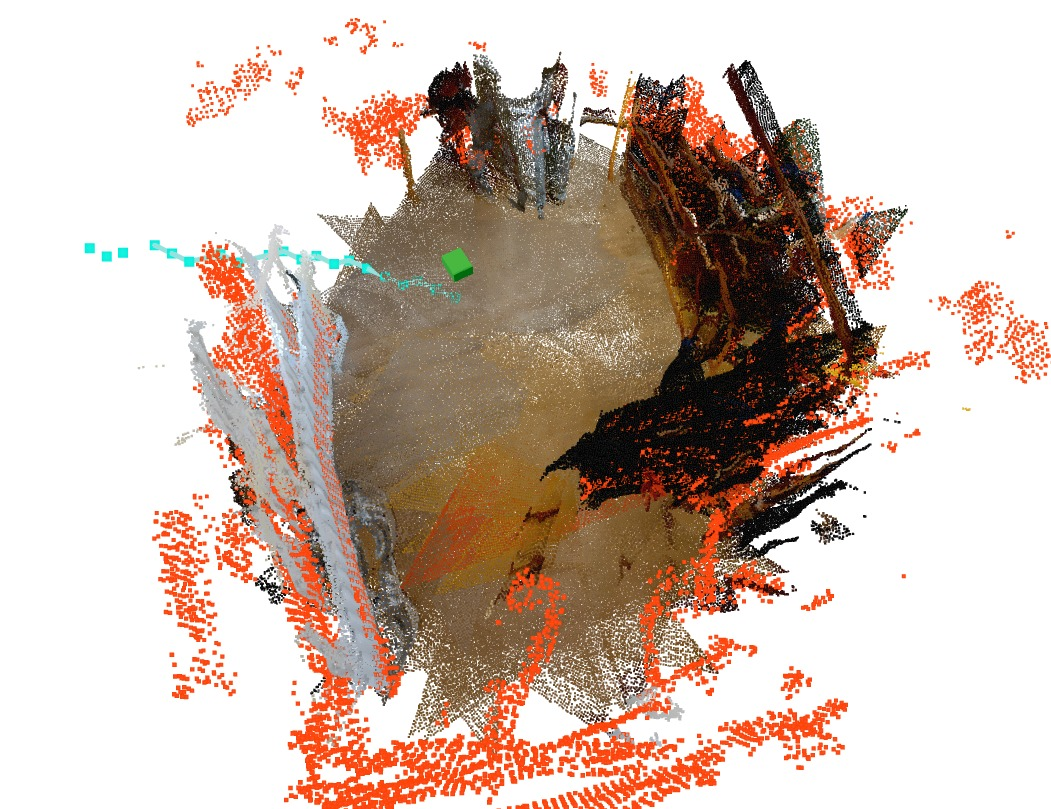
#> input picture imgs/one.jpeg, 1051 x 809 px
$ python -i pointcloud.py   (imports and definitions only)
#> lines starting #> are read from the running program, lines starting #| are printed output that depends on the picture; after the words box and inside, x2 and y2 are one past the last pixel; in counts of white or black regions, pixels touching at a corner belong together
#> further down, picture is the input picture: shape (809, 1051, 3); mean B, G, R 175.5, 186.6, 205.5
"""Point-cloud utilities: voxel downsampling, outlier removal, and masking helpers."""

import cv2
import numpy as np
from scipy.spatial import KDTree

import tequila.config as cfg


# [42 lines left out: functions voxel_downsample_colored, voxel_downsample_pts, sor_colored, sor_pts, not called in this run]


# Masking helpers below aren't used by the default pipeline — kept for
# product-photography / indoor-scene filtering experiments.

def segment_product(bgr: np.ndarray) -> np.ndarray:
    """Foreground mask (255/0) for product photography: flood-fill low-saturation,
    high-value regions from the image border to find background, then dilate."""
    h, w  = bgr.shape[:2]
#> h = 809; w = 1051
    hsv   = cv2.cvtColor(bgr, cv2.COLOR_BGR2HSV)
#> hsv: shape (809, 1051, 3); mean H, S, V 18, 56.7, 206.3
    s, v  = hsv[:, :, 1], hsv[:, :, 2]
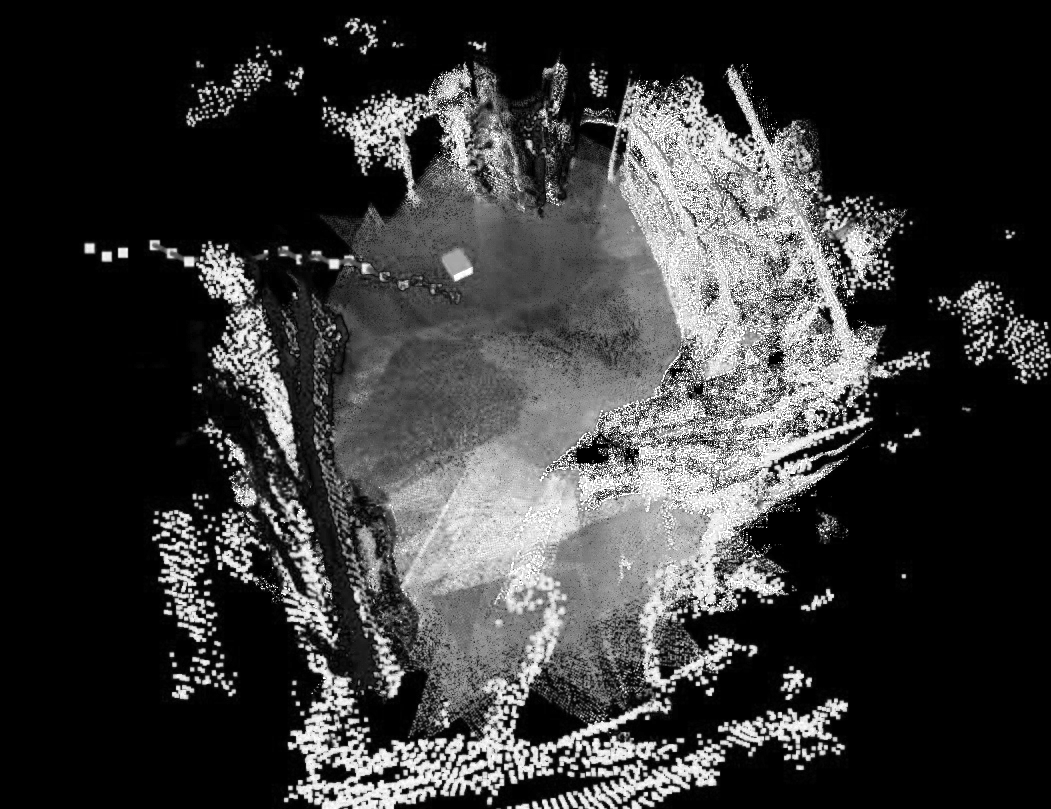
#> s: shape (809, 1051); min 0, max 255, mean 56.7
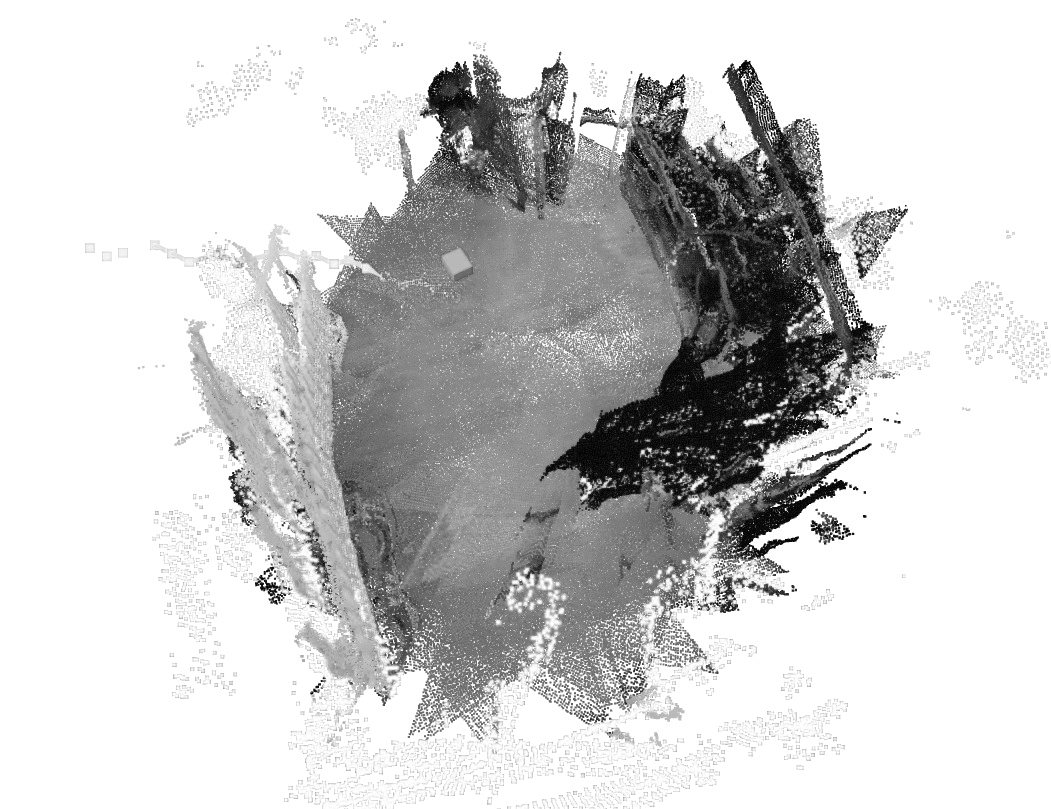
#> v: shape (809, 1051); min 0, max 255, mean 206.3
    candidate  = ((s < cfg.SAT_THRESH) & (v > cfg.VAL_THRESH)).astype(np.uint8)
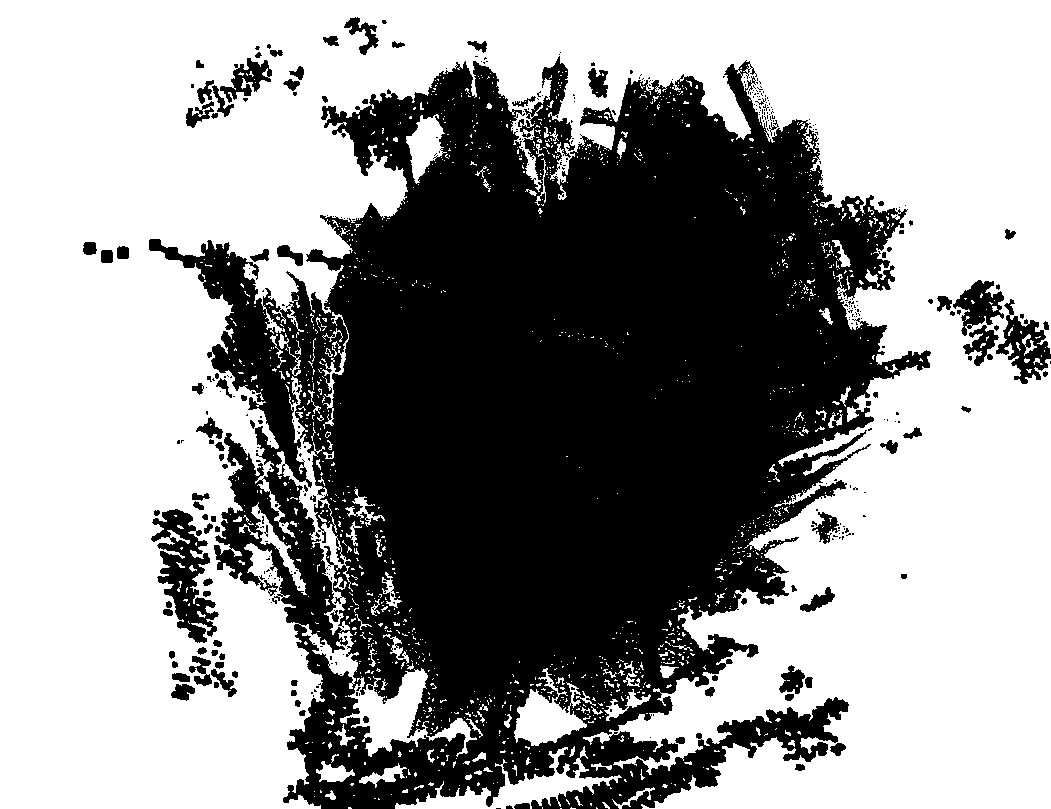
#> candidate: shape (809, 1051); values 0 (black) and 1 (white), 58.7% white; 405 black regions (306 under 20 px), largest, box (x1, y1, x2, y2) and area: (149, 56, 931, 809) 332438, (151, 509, 219, 643) 4018, (996, 299, 1051, 384) 1895
    filled     = candidate.copy()
    flood_mask = np.zeros((h + 2, w + 2), dtype=np.uint8)
    border = ([(0, x) for x in range(w)] + [(h - 1, x) for x in range(w)] +
              [(y, 0) for y in range(h)] + [(y, w - 1) for y in range(h)])
    for y, x in border:
        if filled[y, x] == 1:
            cv2.floodFill(filled, flood_mask, (x, y), 2)
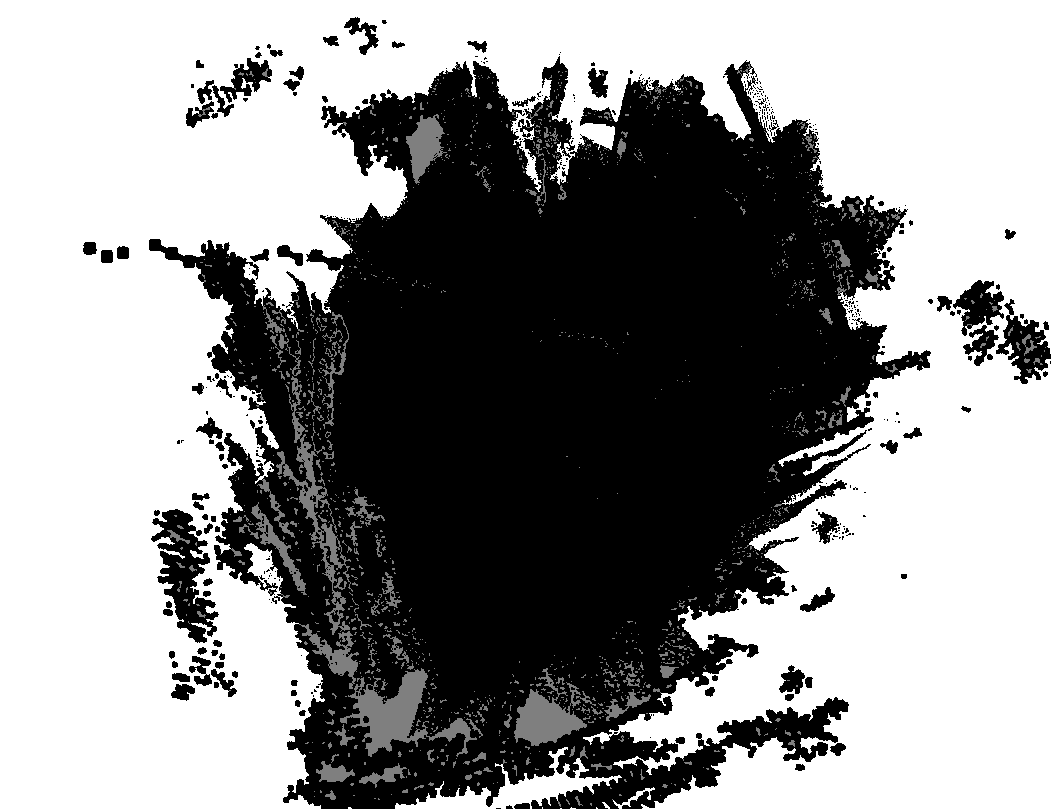
#> filled: shape (809, 1051); min 0, max 2, mean 1.14; drawn with min black and max white
    bg_mask = (filled == 2).astype(np.uint8)
#> bg_mask: shape (809, 1051); values 0 (black) and 1 (white), 55.5% white; 346 black regions (251 under 20 px), largest, box (x1, y1, x2, y2) and area: (149, 56, 931, 809) 359086, (151, 509, 219, 643) 4282, (996, 299, 1051, 384) 2132
    if cfg.BG_DILATE_PX > 0:
        k = cv2.getStructuringElement(cv2.MORPH_ELLIPSE,
                                      (cfg.BG_DILATE_PX * 2 + 1,) * 2)
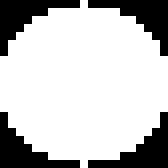
#> k: shape (21, 21) (shown 8 times larger); values 0 (black) and 1 (white), 75.5% white; 4 black regions, box (x1, y1, x2, y2) and area: (0, 0, 10, 7) 27, (11, 0, 21, 7) 27, (0, 14, 10, 21) 27, (11, 14, 21, 21) 27
        bg_mask = cv2.dilate(bg_mask, k)
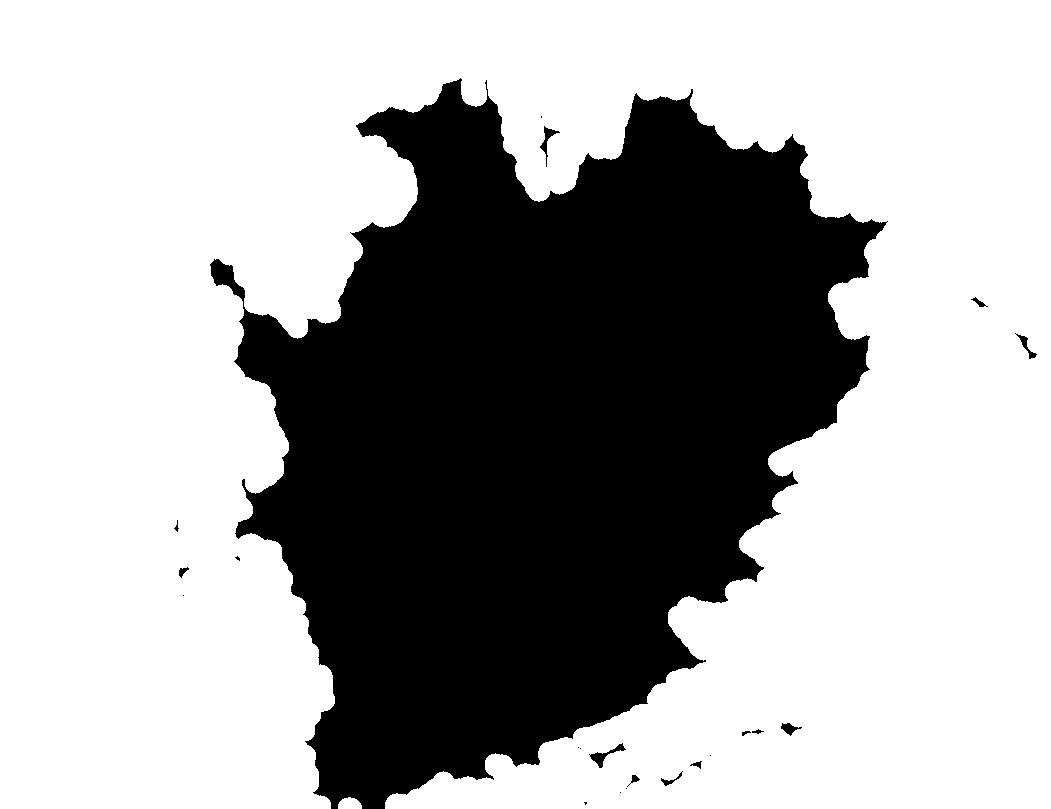
#> bg_mask: shape (809, 1051); values 0 (black) and 1 (white), 65.6% white; 22 black regions (9 under 20 px), largest, box (x1, y1, x2, y2) and area: (210, 78, 888, 809) 291328, (589, 743, 626, 768) 230, (540, 126, 560, 167) 181
    return ((1 - bg_mask) * 255).astype(np.uint8)


# [27 lines left out: functions raycast_occlusion_mask, wall_removal_mask, not called in this run]

>>> import cv2
>>> picture = cv2.imread('../imgs/one.jpeg')
>>> result = segment_product(picture)

$ run again, on imgs/two.png
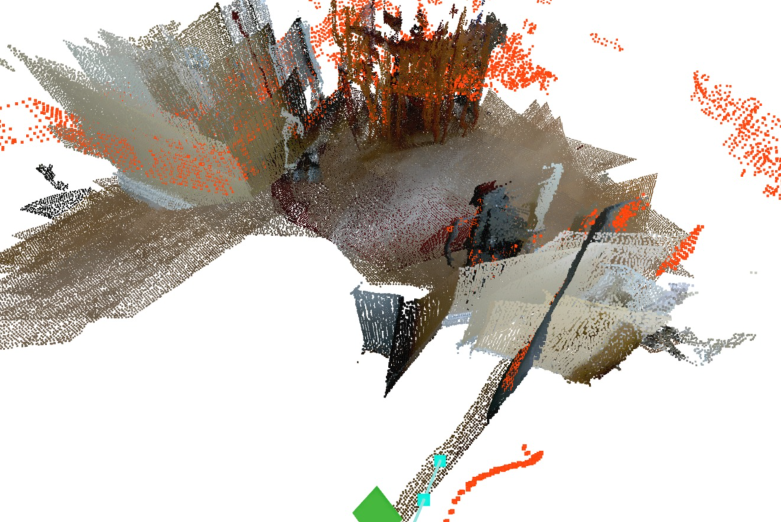
#> input picture imgs/two.png, 1562 x 1044 px (shown at 1/2 size)
#> picture is the input picture: shape (1044, 1562, 3); mean B, G, R 186.5, 193.8, 201.6
#> hsv: shape (1044, 1562, 3); mean H, S, V 17, 33.1, 202.8
#> in segment_product, `candidate  = ((s < cfg.SAT_THRESH) & (v > cfg.VAL_THRESH)).astype(np.u..`:
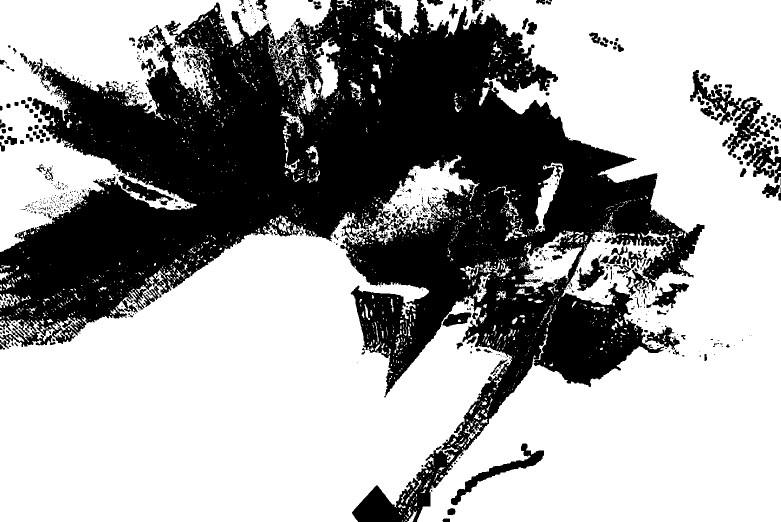
#> candidate: shape (1044, 1562) (shown at 1/2 size); values 0 (black) and 1 (white), 63.4% white; 887 black regions (685 under 20 px), largest, box (x1, y1, x2, y2) and area: (0, 0, 1409, 1044) 556831, (1380, 140, 1540, 311) 6152, (902, 887, 1088, 1011) 3611
#> k: shape (21, 21); values 0 (black) and 1 (white), 75.5% white; 4 black regions, box (x1, y1, x2, y2) and area: (0, 0, 10, 7) 27, (11, 0, 21, 7) 27, (0, 14, 10, 21) 27, (11, 14, 21, 21) 27
#> in segment_product, `bg_mask = cv2.dilate(bg_mask, k)`:
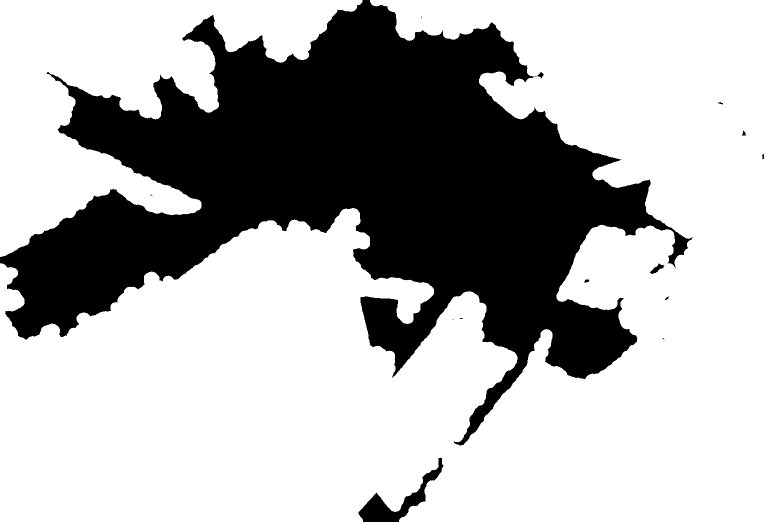
#> bg_mask: shape (1044, 1562) (shown at 1/2 size); values 0 (black) and 1 (white), 69.4% white; 16 black regions (7 under 20 px), largest, box (x1, y1, x2, y2) and area: (0, 0, 1385, 891) 492749, (717, 915, 887, 1044) 5163, (1300, 527, 1329, 548) 244
